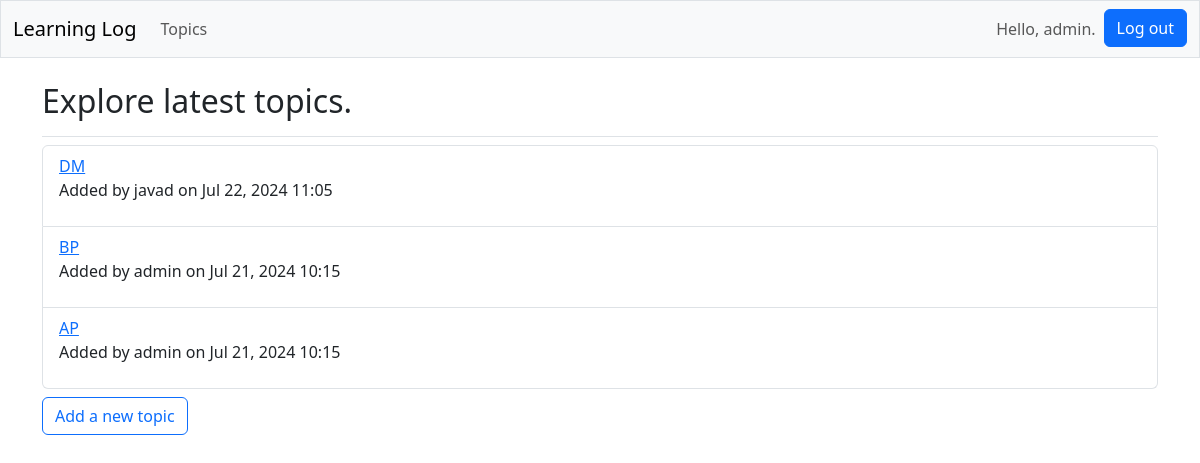
The app's page /topics/ (signed in) with its own data.
### logs/models.py (models this page shows, shortened)
class Topic(models.Model):
    owner = models.ForeignKey(User, on_delete=models.CASCADE)
    date_added = models.DateTimeField(auto_now_add=True)
    text = models.CharField(max_length=200)

### logs/views.py (the view)
# urls.py: path('topics/', views.topics, name='topics'),
def topics(request):
    objects = Topic.objects.order_by('date_added').reverse()
    if objects:
        objects.reverse()
    context = {'topics': objects}
    return render(request, 'logs/topics.html', context)

### templates/logs/topics.html
{% extends "base.html" %}
{% load django_bootstrap5 %}
{% block header %}
    <h2>Explore latest topics.</h2>
{% endblock header %}
{% block content %}
    <ul class="list-group">
        {% for topic in topics %}
            <li class="list-group-item">
                <a href="{% url 'logs:topic' topic.id %}">{{ topic.text }}</a>
                <p>Added by {{ topic.owner.username }} on {{ topic.date_added|date:'M d, Y H:i' }}</p>
            </li>
        {% empty %}
            <li class="list-group-item">No topics have been added yet.</li>
        {% endfor %}
    </ul>
    {% if user.is_authenticated %}
        <form action="{% url 'logs:new_topic' %}">
            <button class="btn btn-outline-primary my-2" name="submit">Add a new topic</button>
        </form>
    {% endif %}
{% endblock content %}

### templates/base.html (shortened to what this page needs)
<!DOCTYPE html>
<html lang="en" dir="ltr">
<head>
    {% load django_bootstrap5 %}
    {% bootstrap_css %}
</head>
<body>
<nav class="navbar navbar-expand-md navbar-light bg-light mb-4 border">
    <div class="container-fluid">
        <a class="navbar-brand" href="{% url 'logs:index' %}">Learning Log</a>
        <div class="collapse navbar-collapse" id="navbarCollapse">
            <ul class="navbar-nav me-auto gap-2">
                <li class="nav-item">
                    <a class="nav-link" href="{% url 'logs:topics' %}">
                        Topics</a></li>
            </ul>
            <ul class="navbar-nav ms-auto mb-2 mb-md-0 gap-2">
                {% if user.is_authenticated %}
                    <li class="nav-item">
                        <label class="navbar-text">Hello, {{ user.username }}.</label>
                    </li>
                    <li class="nav-item">
                        <form action="{% url 'accounts:logout' %}" method='post'>
                            {% bootstrap_button button_type="submit" content="Log out" %}
                        </form>
                    </li>
                {% endif %}
            </ul>
        </div>
    </div>
</nav>
<main class="container">
    <div class="pb-2 mb-2 border-bottom">
        {% block header %}{% endblock header %}
    </div>
    <div>
        {% block content %}{% endblock content %}
    </div>
</main>
</body>
</html>

### records on screen
Topic: text "DM", owner.username "javad", date_added "Jul 22, 2024 11:05"
Topic: text "BP", owner.username "admin", date_added "Jul 21, 2024 10:15"
Topic: text "AP", owner.username "admin", date_added "Jul 21, 2024 10:15"

### other values on screen
{{ user.username }} "admin"
